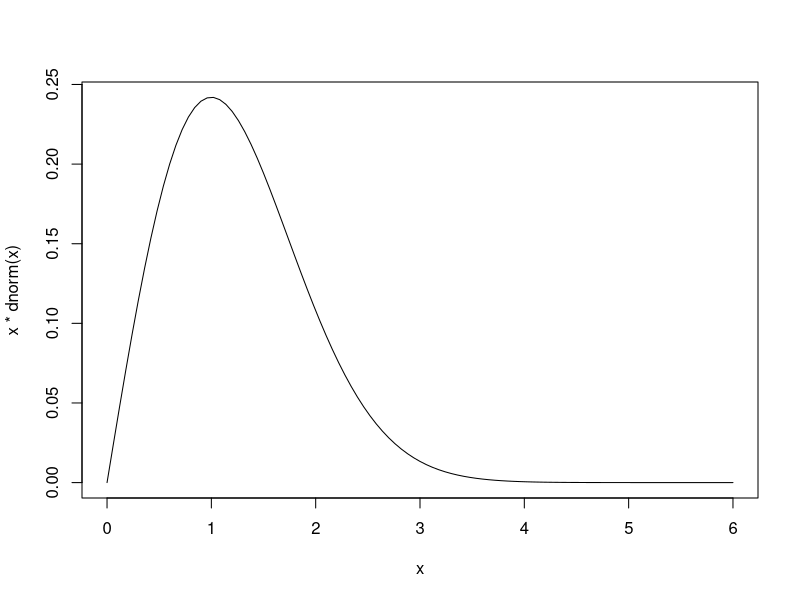

Source code (R):
## ---- chunk 1
knitr::opts_chunk$set(echo = TRUE)
## ---- chunk 2
curve(x * dnorm(x), 0, 6)

## ---- chunk 3
h = sqrt(8 / 0.25 * 1e-7)
h
## ---- chunk 4
x = seq(0, qnorm(1 - 1e-7) + h, by = h)
length(x)
y = pnorm(x)
## ---- chunk 5
op = options(digits = 15)
f = "approx_ncdf_data.h"
wrt = function(...) cat(..., "\n", sep = "", file = f, append = TRUE)

cat("const int approx_ncdf_n = ", length(x), ";\n", sep = "", file = f)
wrt("const double approx_ncdf_max = ", x[length(x)], ";")
wrt("const double approx_ncdf_h = ", h, ";")
wrt("const double approx_ncdf_x [] = {")
con = textConnection("xdata", "w")
write(x, file = con, ncolumns = 5, sep = ", ")
close(con)
wrt(paste(xdata, collapse = ",\n"))
wrt("};")
wrt("const double approx_ncdf_y [] = {")
con = textConnection("ydata", "w")
write(y, file = con, ncolumns = 5, sep = ", ")
close(con)
wrt(paste(ydata, collapse = ",\n"))
wrt("};")
